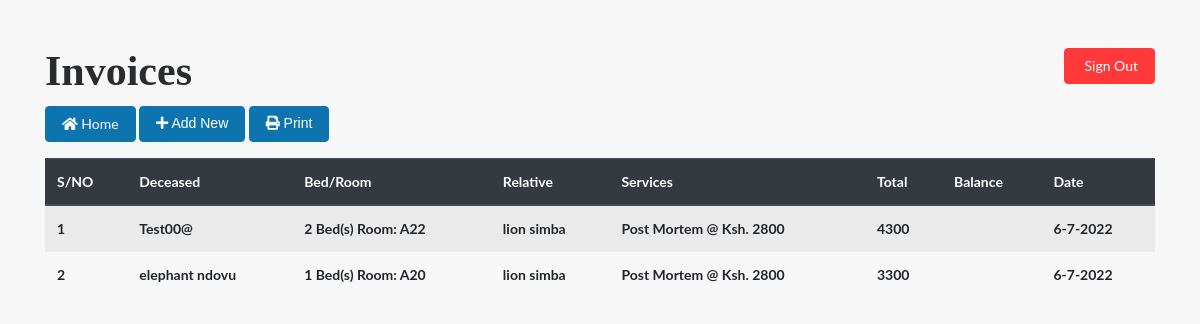
Page /test.php on the committed database.
### tables this page shows
CREATE TABLE `relatives_info` (
  `id` int(10) UNSIGNED NOT NULL,
  `first_relative_full_name` varchar(150) NOT NULL,
  `home_address` varchar(200) NOT NULL,
  `home_town` varchar(200) NOT NULL,
  `occupation` varchar(100) NOT NULL,
  `phone_number` varchar(40) NOT NULL,
  `second_relative_full_name` varchar(40) DEFAULT NULL,
  `second_relative_home_address` varchar(40) DEFAULT NULL,
  `second_relative_home_town` varchar(40) DEFAULT NULL,
  `second_relative_occupation` varchar(40) DEFAULT NULL,
  `second_relative_phone_number` varchar(40) DEFAULT NULL
);

CREATE TABLE `incoming_deceased` (
  `id` int(10) UNSIGNED NOT NULL,
  `fullname` varchar(150) NOT NULL,
  `gender` varchar(40) NOT NULL,
  `tag_number` varchar(40) NOT NULL,
  `serial_number` varchar(40) NOT NULL,
  `relative_name` int(10) UNSIGNED DEFAULT NULL,
  `relative_number` int(10) UNSIGNED DEFAULT NULL,
  `room` varchar(250) NOT NULL,
  `bed` varchar(100) NOT NULL,
  `stat` int(100) NOT NULL,
  `date` date DEFAULT NULL
);

CREATE TABLE `invoices` (
  `id` int(10) UNSIGNED NOT NULL,
  `deceased` int(10) UNSIGNED NOT NULL,
  `room` int(10) UNSIGNED DEFAULT NULL,
  `relative` int(10) UNSIGNED DEFAULT NULL,
  `services` text NOT NULL,
  `day` varchar(250) NOT NULL,
  `total` int(11) NOT NULL,
  `paid_amount` int(100) DEFAULT NULL,
  `stat` int(100) NOT NULL,
  `date` varchar(200) DEFAULT NULL
);

### test.php (the view, shortened to what this page needs)
<!DOCTYPE html>
<html lang="en">
<head>
<link rel="stylesheet" href="https://cdnjs.cloudflare.com/ajax/libs/twitter-bootstrap/4.6.0/css/bootstrap.min.css">
<link rel="stylesheet" href="https://cdnjs.cloudflare.com/ajax/libs/font-awesome/5.15.4/css/all.min.css">
<link rel="stylesheet" href="assets/css/bootstrap.css">
<link rel="stylesheet" href="assets/css/modal.css">
</head>
<body>
	 <div class="container pt-5">
	<i class="fa fa-money fa-3x pb-3" aria-hidden="true">
Invoices</i>
		<div class="logout float-right">
	<a href="include/logout.php" type="submit" class="btn btn-danger" id="btnprint3"><i class="fa fa-sign-out" aria-hidden="true"></i>
 Sign Out</a>
</div>
		<div class="basic pb-3">
		<a href="index.php" type="submit" class="btn btn-primary" id="btnprint2"><i class="fa fa-home" aria-hidden="true"></i>
 Home</a>
		<button type="button" class="btn btn-primary" id="btnprint1" data-toggle="modal" data-target=".bd-example-modal-lg"><i class="fa fa-plus" aria-hidden="true"></i>
 Add New</button>
 <button type="submit" class="btn btn-primary" onclick="print()" id="btnprint" ><i class="fa fa-print" aria-hidden="true"></i>
 Print</button>
</div>
<table class="table table-striped ">
  <thead class="thead-dark">
    <tr>
      <th scope="col">S/NO</th>
      <th scope="col">Deceased</th>
      <th scope="col">Bed/Room</th>
      <th scope="col">Relative</th>
	   <th scope="col">Services</th>
      <th scope="col">Total</th>
      <th scope="col">Balance</th>
	  <th scope="col">Date</th>
    </tr>
  </thead>
  <tbody>
	<?php
$conn = mysqli_connect('localhost', 'root', '', 'mogue_db');
$query = $conn->query("SELECT * FROM  invoices ORDER BY id DESC");
$count=1;
if($query->num_rows > 0){
    while($rows = $query->fetch_assoc()){
      $id = $rows['deceased'];
      $services = $rows["services"];
	  $total = $rows["total"];
	  $balance = $rows["balance"];
$date = $rows["date"];
    $query1 = $conn->query("SELECT * FROM  incoming_deceased WHERE id=$id ORDER BY id DESC");
    while($row = $query1->fetch_assoc()){
      $fullname=$row["fullname"];
      $room_no = $row["room"];
      $bed = $row["bed"];
	  $relatives=$row["relative_number"];
	  $query2 = $conn->query("SELECT * FROM  relatives_info WHERE id=$relatives ORDER BY id DESC");
    while($row2 = $query2->fetch_assoc()){
$frelatives=$row2["first_relative_full_name"];
?>
    <tr>
      <th scope="row"><?php echo $count;?></th>
      <td><?php echo $fullname;?></td>
      <td><?php
    if($room_no==1){
      echo $bed." Bed(s) Room: A20";
    }else{
echo $bed." Bed(s) Room: A22";
    }?></td>
      <td><?php echo $frelatives;?></td>
	   <td><?php echo $services;?></td>
	    <td><?php echo $total;?></td>
		<td><?php echo $balance;?></td>
		<td><?php echo $date;?></td>
    </tr>
	<?php
	}
$count++;
    }
}?>
</tbody>
</table>
       <?php
    }
  ?>
</body>
</html>

### assets/css/modal.css (style rules this page uses)
body { font-weight: bold; }

### rows in the picture
invoices: services "Post Mortem @ Ksh. 2800", total "4300", date "6-7-2022"
incoming_deceased: fullname "Test00@", bed "2"
relatives_info: first_relative_full_name "lion simba"
invoices: services "Post Mortem @ Ksh. 2800", total "3300", date "6-7-2022"
incoming_deceased: fullname "elephant ndovu", bed "1"
